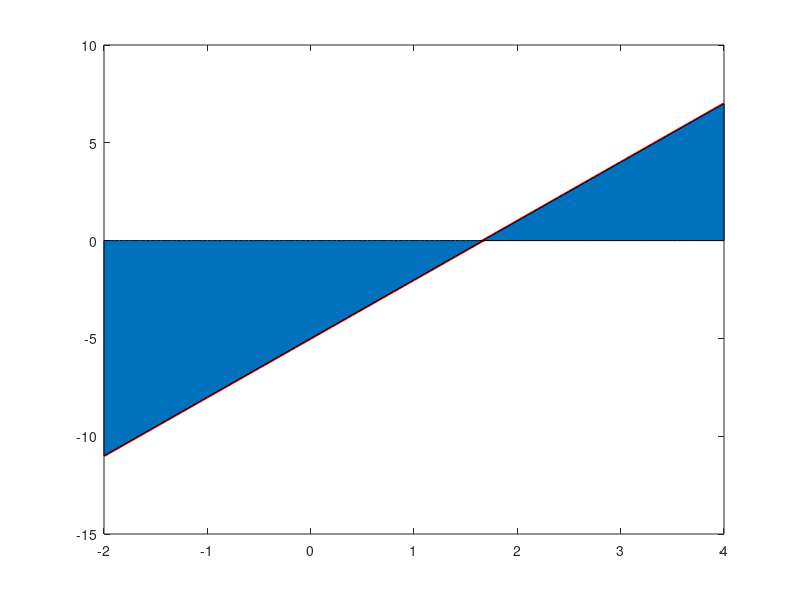

Source code (MATLAB): (Note: this script raises an error after producing the figure.)
% Titulo: Teorema de valor intermedio Ejercicio 3
% Autor: Irving Jeremy Martinez Avila 
% Fecha: Jueves 27 de mayo del 2021

%Limpia variables y pantalla
clc, clear  
%Funcion definida
x=-2:.05:4;
f=inline('3*x-5');
plot(x,f(x),'r','LineWidth',2)
valor_de_Integral=quad(f,-2,4)
Valor_Medio=strcat('3*x-5==',num2str(1/3*valor_de_Integral))
%Deduccion geometrica
hold on
area(x,f(x))
altura=f(c(1));
plot([-2 4],[altura altura])
hold off
